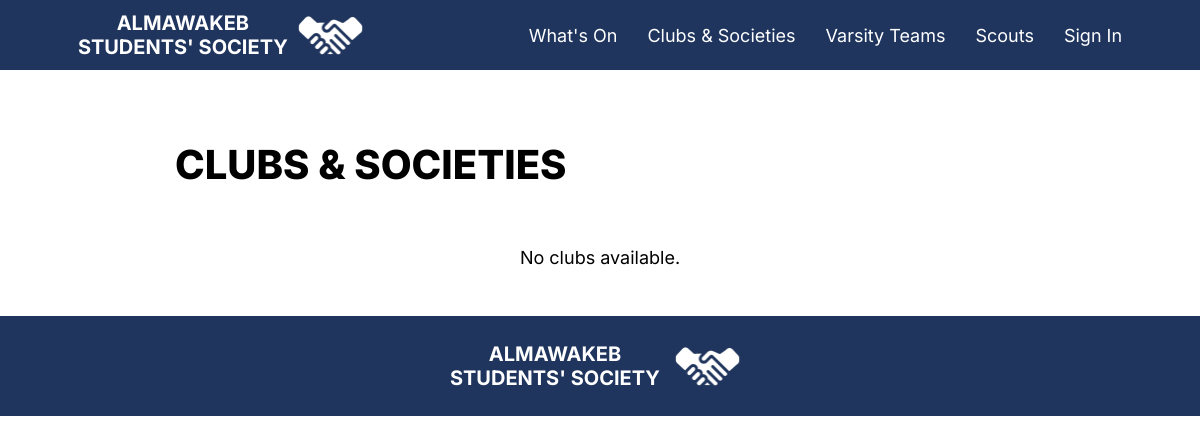
The page /Clubs/ on the database as committed earlier.
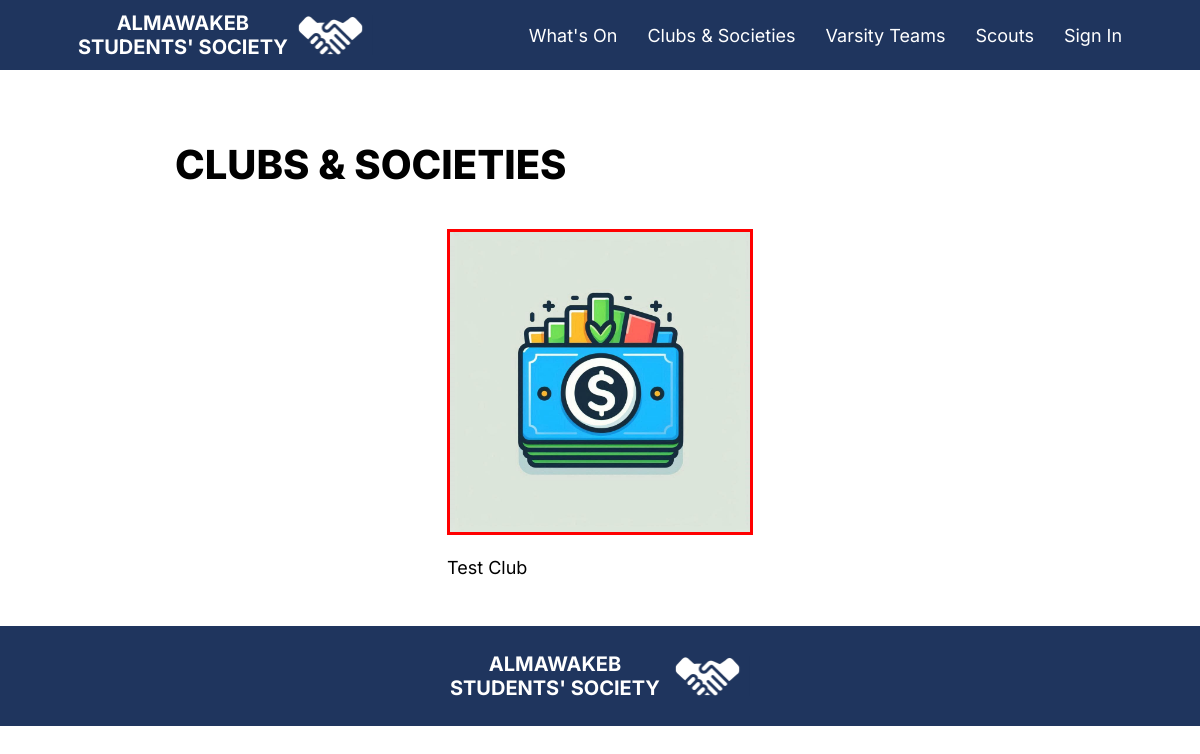
The same page on the database as committed later.
### mainapp/models.py (models this page shows, shortened)
class Club(models.Model):
    name = models.CharField(max_length=255)
    heads = models.ManyToManyField(User, related_name='head_clubs', blank=True)
    leadership = models.ManyToManyField(User, related_name='leadership_roles', blank=True)
    members = models.ManyToManyField(User, related_name='membership_clubs', blank=True)
    advisors = models.ManyToManyField(User, related_name='advisor_clubs', blank=True)
    events = models.ManyToManyField('Event', related_name='events', blank=True)
    about = models.TextField()
    logo = models.ImageField(upload_to='clubs_logos/')
    color = models.CharField(max_length=7)  # Hex color code
    links = models.ManyToManyField(Links, related_name='club_links', blank=True)

### mainapp/views.py (the view)
# urls.py: path("Clubs/", views.Clubs, name="clubs"),
def Clubs(request):
    tempclubs = Club.objects.all()
    sorted_clubs = sorted(tempclubs, key=lambda club: club.members.count(), reverse=True)
    filtered_clubs = []
    for club in sorted_clubs:
        if "Scouts" not in club.about:
            filtered_clubs.append(club)
    return render(request, "clubs.html", {'clubs': filtered_clubs})

### templates/clubs.html (shortened to what this page needs)
{% extends 'Base.html' %}
{% load static %}
{% block content %}
<div>
    <p class="pageTitle">CLUBS & SOCIETIES</p>
</div>
<div class="grid">
    {% for club in clubs %}
    <div>
        <a href="{% url 'club_detail' club.id %}">
            <img class="eventCover" style="border: {{ club.color }} 3px solid;" src="{{ club.logo.url }}" alt="Club Cover">
            <p class="text">{{ club.name }}</p>
        </a>
    </div>
    {% empty %}
    <p class="text">No clubs available.</p>
    {% endfor %}
</div>
{% endblock %}

Rows that differ between the two databases and show on the page:
added Club: logo (picture), name "Test Club"
Other text that changed with them:
text no longer shown: "No clubs available."
